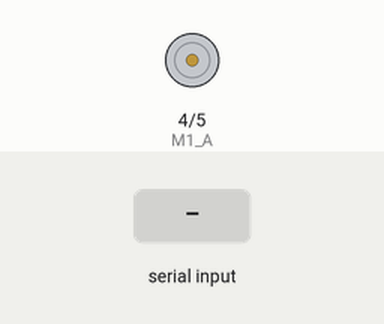
Simulated run of this sketch. Board: Arduino Uno, built with avr-gcc and run on an emulated ATmega328P. On the bench: motor-driver pin pairs drawn as motors (green arrow = first pin HIGH = forward, orange = second pin HIGH = backward, longer = more drive). The inputs (shaded band) are chosen by the test bench.

Above: at 1.2 s.
1.3 s: "S" received over Serial
At 1.9 s:
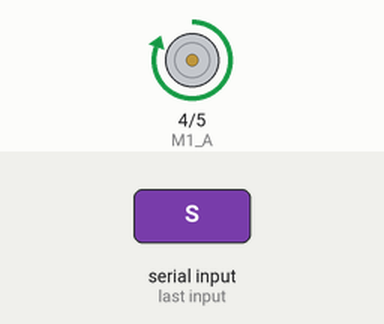
2.8 s: "W" received over Serial
At 4.0 s:
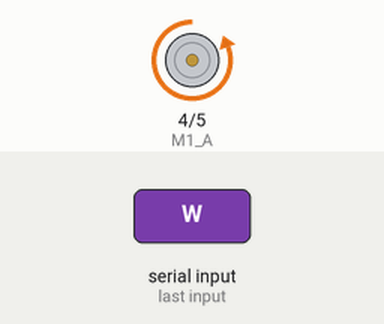
4.3 s: "A" received over Serial
At 5.4 s:
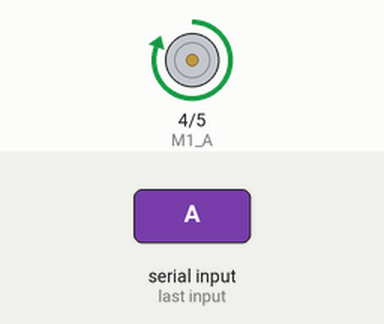
5.8 s: "D" received over Serial
At 6.5 s:
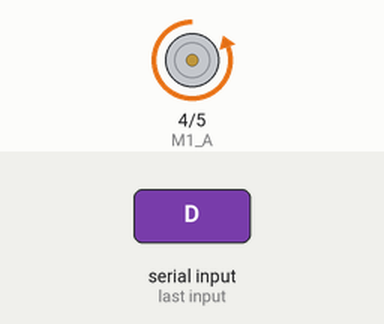
Timing chart, 0 to 8.3 s (numbered marks = the images above; inputs shaded):
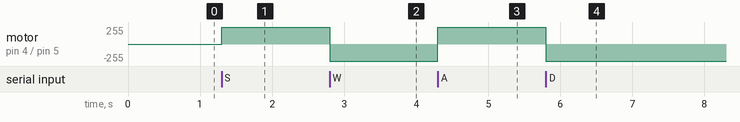

The sketch:

KeyBoard_Bot.ino
```cpp
#define M1_A 4
#define M1_B 5
#define M2_A 6
#define M2_B 7

void setup() {
  Serial.begin(9600);
  pinMode(M1_A,OUTPUT);
  pinMode(M1_B,OUTPUT);
  pinMode(M1_A,OUTPUT);
  pinMode(M1_B,OUTPUT);
}

void loop() {
  if(Serial.available()>0){
    char command=Serial.read();

    switch (command){
      case 'S':
      digitalWrite(M1_A,HIGH);
      digitalWrite(M1_B,LOW);
      digitalWrite(M2_A,HIGH);
      digitalWrite(M2_B,LOW);
      break;

      case 'W':
      digitalWrite(M1_A,LOW);
      digitalWrite(M1_B,HIGH);
      digitalWrite(M2_A,LOW);
      digitalWrite(M2_B,HIGH);
      break;

      case 'A':
      digitalWrite(M1_A,HIGH);
      digitalWrite(M1_B,LOW);
      digitalWrite(M2_A,LOW);
      digitalWrite(M2_B,HIGH);
      break;

      case 'D':
      digitalWrite(M1_A,LOW);
      digitalWrite(M1_B,HIGH);
      digitalWrite(M2_A,HIGH);
      digitalWrite(M2_B,LOW);
      break;

      case ' ':
      digitalWrite(M1_A,LOW);
      digitalWrite(M1_B,LOW);
      digitalWrite(M2_A,LOW);
      digitalWrite(M2_B,LOW);

      default:
      break;
    }
  }
}
```

Measured:
- after the input at 1.3 s, motor on pin 4 (M1_A) / pin 5 (M1_B): stopped → forward 255/255 at once
- after the input at 2.8 s, motor on pin 4 (M1_A) / pin 5 (M1_B): forward 255/255 → backward 255/255 at once
- after the input at 4.3 s, motor on pin 4 (M1_A) / pin 5 (M1_B): backward 255/255 → forward 255/255 at once
- after the input at 5.8 s, motor on pin 4 (M1_A) / pin 5 (M1_B): forward 255/255 → backward 255/255 at once
